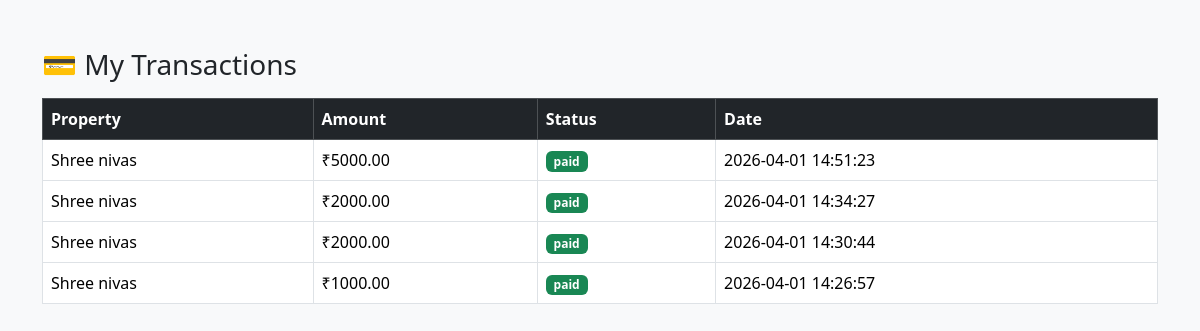
/transaction/transaction_list.php (signed in), run on the app's committed database.
### tables this page shows
CREATE TABLE `transactions` (
  `id` int(11) NOT NULL,
  `booking_id` int(11) NOT NULL,
  `amount` decimal(10,2) NOT NULL,
  `payment_status` enum('pending','paid','failed') DEFAULT 'pending',
  `payment_date` datetime DEFAULT current_timestamp()
);

CREATE TABLE `properties` (
  `id` int(11) NOT NULL,
  `seller_id` int(11) NOT NULL,
  `title` varchar(255) NOT NULL,
  `property_type` varchar(100) DEFAULT NULL,
  `price` decimal(10,2) NOT NULL,
  `location` varchar(255) DEFAULT NULL,
  `description` text DEFAULT NULL,
  `status` enum('available','booked','inactive') DEFAULT 'available',
  `created_at` timestamp NOT NULL DEFAULT current_timestamp()
);

### transaction/transaction_list.php (the view, shortened to what this page needs)
<?php
include('../include/db.php');
$user_id = $_SESSION['user_id'];
$result = $conn->query("
SELECT p.title, t.amount, t.payment_status, t.payment_date
FROM transactions t
JOIN bookings b ON t.booking_id=b.id
JOIN properties p ON b.property_id=p.id
WHERE b.user_id=$user_id
ORDER BY t.id DESC
");
?>
<!DOCTYPE html>
<html>
<head>
<link href="https://cdn.jsdelivr.net/npm/bootstrap@5.3.2/dist/css/bootstrap.min.css" rel="stylesheet">
</head>
<body class="bg-light">
<div class="container py-5">
<h3>💳 My Transactions</h3>
<table class="table table-bordered mt-3">
<thead class="table-dark">
<tr>
<th>Property</th>
<th>Amount</th>
<th>Status</th>
<th>Date</th>
</tr>
</thead>
<tbody>
<?php while($row = $result->fetch_assoc()) { ?>
<tr>
<td><?php echo $row['title']; ?></td>
<td>₹<?php echo $row['amount']; ?></td>
<td><span class="badge bg-success"><?php echo $row['payment_status']; ?></span></td>
<td><?php echo $row['payment_date']; ?></td>
</tr>
<?php } ?>
</tbody>
</table>
</div>
</body>
</html>

### data on the page
transactions: properties.title "Shree nivas", amount "5000.00", payment_status "paid", payment_date "2026-04-01 14:51:23"
transactions: properties.title "Shree nivas", amount "2000.00", payment_status "paid", payment_date "2026-04-01 14:34:27"
transactions: properties.title "Shree nivas", amount "2000.00", payment_status "paid", payment_date "2026-04-01 14:30:44"
transactions: properties.title "Shree nivas", amount "1000.00", payment_status "paid", payment_date "2026-04-01 14:26:57"
